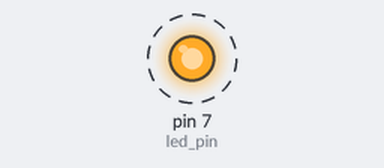
Bench run of a program on a simulated Jetson Nano (header pin numbers). Shown: output pins drawn as LEDs (lit = HIGH). Dashed ring = blinking.

Above: at 0.2 s.
Timing chart, 0 to 3.0 s (numbered marks = the images above):
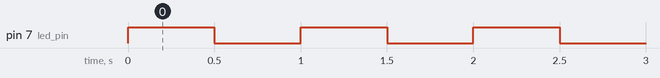

The program:

Script.py
```python
import Jetson.GPIO as GPIO
import time

led_pin = 7

# Use physical board pin numbering
GPIO.setmode(GPIO.BOARD)

# Set pin as output and initialize LOW
GPIO.setup(led_pin, GPIO.OUT, initial=GPIO.LOW)

try:
    while True:
        GPIO.output(led_pin, GPIO.HIGH)
        time.sleep(0.5)   # LED ON for 0.5 sec

        GPIO.output(led_pin, GPIO.LOW)
        time.sleep(0.5)   # LED OFF for 0.5 sec

except KeyboardInterrupt:
    print("Exiting gracefully")
finally:
    GPIO.cleanup()
```

Measured:
- by itself, pin 7 (led_pin): alternates HIGH for 0.50 s and LOW for 0.50 s
